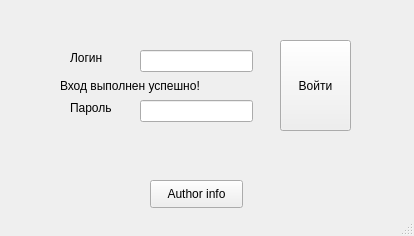
<?xml version="1.0" encoding="UTF-8"?>
<ui version="4.0">
 <class>MainWindow</class>
 <widget class="QMainWindow" name="MainWindow">
  <property name="geometry">
   <rect>
    <x>0</x>
    <y>0</y>
    <width>414</width>
    <height>236</height>
   </rect>
  </property>
  <property name="windowTitle">
   <string>MainWindow</string>
  </property>
  <widget class="QWidget" name="centralwidget">
   <widget class="QPushButton" name="enter_button">
    <property name="geometry">
     <rect>
      <x>280</x>
      <y>40</y>
      <width>71</width>
      <height>91</height>
     </rect>
    </property>
    <property name="text">
     <string>Войти</string>
    </property>
   </widget>
   <widget class="QPushButton" name="author_bottin">
    <property name="geometry">
     <rect>
      <x>150</x>
      <y>180</y>
      <width>93</width>
      <height>28</height>
     </rect>
    </property>
    <property name="text">
     <string>Author info</string>
    </property>
   </widget>
   <widget class="QLineEdit" name="login_edit">
    <property name="geometry">
     <rect>
      <x>140</x>
      <y>50</y>
      <width>113</width>
      <height>22</height>
     </rect>
    </property>
   </widget>
   <widget class="QLineEdit" name="pass_edit">
    <property name="geometry">
     <rect>
      <x>140</x>
      <y>100</y>
      <width>113</width>
      <height>22</height>
     </rect>
    </property>
   </widget>
   <widget class="QLabel" name="login">
    <property name="geometry">
     <rect>
      <x>70</x>
      <y>50</y>
      <width>55</width>
      <height>16</height>
     </rect>
    </property>
    <property name="text">
     <string>Логин</string>
    </property>
   </widget>
   <widget class="QLabel" name="password">
    <property name="geometry">
     <rect>
      <x>70</x>
      <y>100</y>
      <width>55</width>
      <height>16</height>
     </rect>
    </property>
    <property name="text">
     <string>Пароль</string>
    </property>
   </widget>
   <widget class="QLabel" name="is_success">
    <property name="geometry">
     <rect>
      <x>60</x>
      <y>40</y>
      <width>201</width>
      <height>91</height>
     </rect>
    </property>
    <property name="text">
     <string>Вход выполнен успешно!</string>
    </property>
   </widget>
  </widget>
  <widget class="QStatusBar" name="statusbar"/>
 </widget>
 <resources/>
 <connections/>
</ui>
